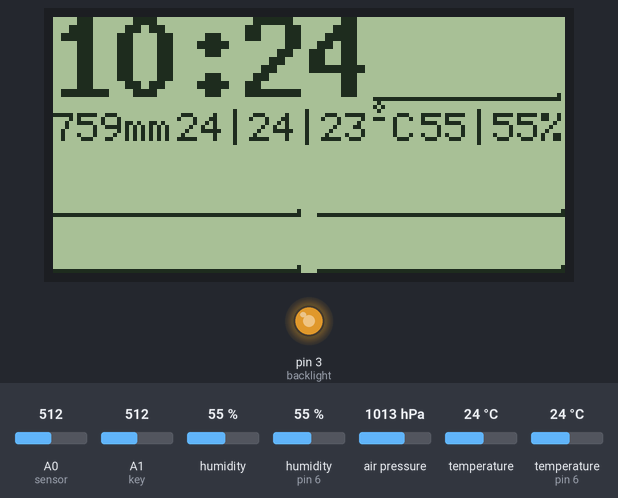
Bench run of a sketch on a simulated Arduino Uno, built with avr-gcc and run on an emulated ATmega328P. On the bench: 128×64 one-colour display, output pins drawn as LEDs (lit = HIGH). Inputs (shaded band) come from the test bench; at power-on: A0 (sensor) = 512, A1 (key) = 512, humidity 55 %, humidity (sensor on pin 6) 55 %, air pressure 1013 hPa, temperature 24 °C, temperature (sensor on pin 6) 24 °C. The local clock reads 2024-03-15 10:24:30 at power-on unless the sketch sets it; what the sketch prints to the serial monitor is not drawn.

Above: at 3.7 s.
3.8 s: A0 (sensor) set to 710
At 4.7 s:
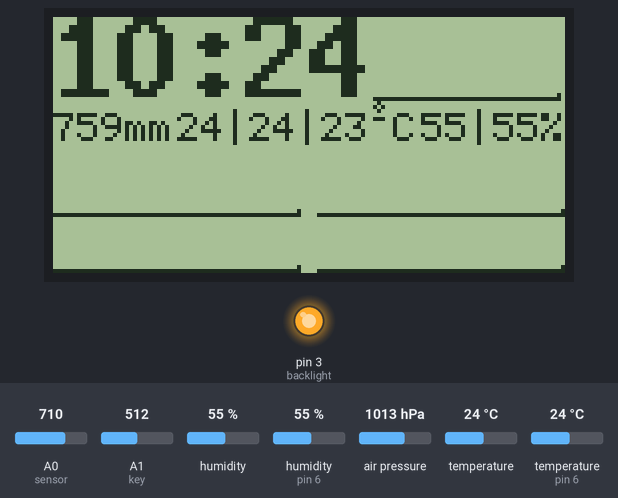
5.9 s: A0 (sensor) set to 306
At 7.1 s:
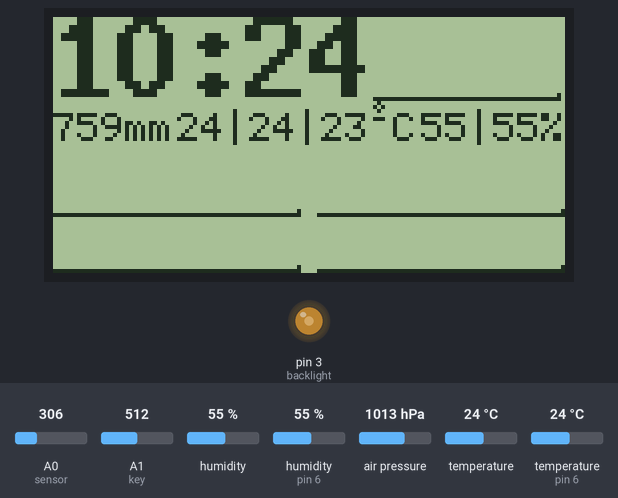
7.9 s: A0 (sensor) set to 50
At 8.7 s:
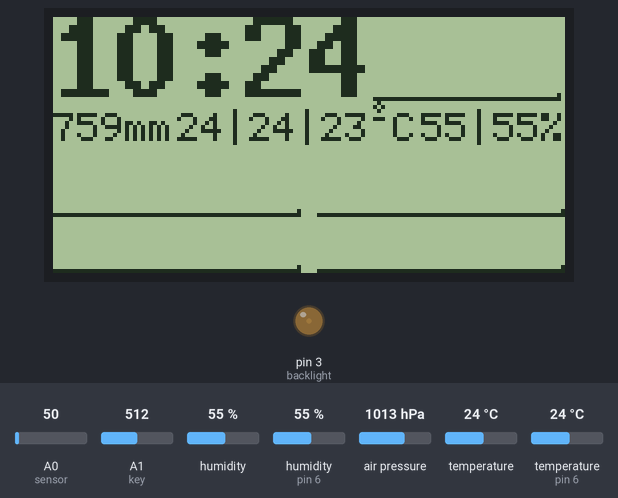
9.9 s: A0 (sensor) set to 716
At 31.5 s:
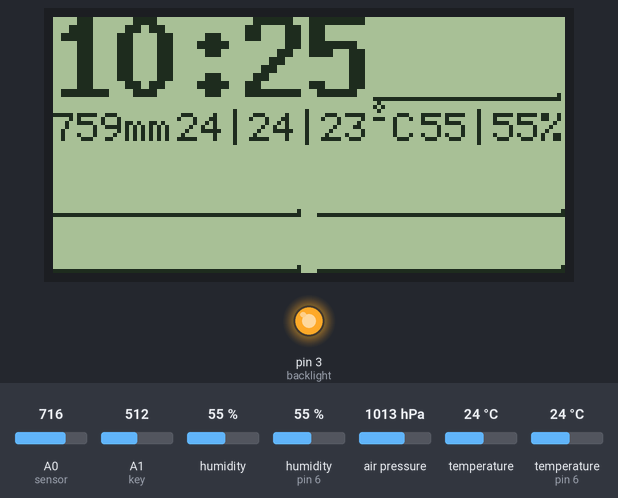
Timing chart, 0 to 31.9 s (numbered marks = the images above; inputs shaded):
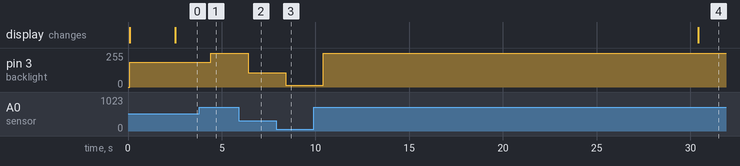

The sketch:

watch.ino
```cpp
#include <Arduino.h>
#include <Wire.h>
#include <SPI.h>
#include <Adafruit_BME280.h>
#include "U8glib.h"
#include <DS3232RTC.h>
#include <TimeLib.h>
#include "DHT.h"
#define DHTPIN 6
#define DHTTYPE DHT22

DHT dht(DHTPIN, DHTTYPE);
U8GLIB_ST7920_128X64_1X u8g(13, 12, 11);
Adafruit_BME280 bme;
DS3232RTC  rtc(true);
long now_hour = 0;
long Temperature = 0, Pressure = 0;
int pwm = 3;

int temp = 0;
int tempMin = 0;
int tempMax = 0;

int pres = 0;
int presMin = 0;
int presMax = 0;

int hydim = 0;
int hydimMin = 0;
int hydimMax = 0;

int outTemp = 0;
int outTempMin = 0;
int outTempMax = 0;

int outHydim = 0;
int outHydimMin = 0;
int outHydimMax = 0;

int counter = 0;
int light = 50;
int pressure_counter = 0;
int pressureArray[47];
int hydimArray[62];
int hydimOutArray[62];
int tempArray[62];
int tempOutArray[62];

long previousMillis = 0;
long interval = 1;
tmElements_t tm;
int sensor = A0;
int key = A1;
int mode = 1;
int menuTimeOut = 30000;

// 1 - normal
// 2 - set minute
// 3 - set hour
// 4 - set day
// 5 - set month
// 5 - set year

int backlight = 3;
int current = 128;

void setup()
{
  pinMode(backlight, OUTPUT);
  setSyncProvider(RTC.get);
  Serial.begin(9600);
  boot_screen();
  setup_bmp();
  dht.begin();
  previousMillis = tm.Second;
  //set_time();
  pinMode(key, INPUT);
  pinMode(sensor, INPUT);
  delay(1000);
  firstRun();
  getData();
  // first run set current value as min and max
  updateDataArrays();
  show_data();
}

void loop()
{
  RTC.read(tm);
  int keyVal = analogRead(key);
  if (keyVal > 50) {
    delay(10);
    keyVal = analogRead(key);
    if (keyVal > 50) {
      if (keyVal < 200) {
        if (mode < 7) {
          mode++;
          if (mode == 7) {
            mode = 1;
            show_data();
          }
        }
      }
    }
  }

  int currentMillis = tm.Second;

  if (mode > 1) {
    set_time();
    delay(10);
    show_data();
    return;
  }

  // 30 sec
  if (counter == 30) {
    getData();
    counter = 0;
    show_data();
    setLight();
  }

  if (currentMillis == 0) {
    previousMillis = 0;
    show_data();
    counter++;
    pressure_counter++;
  }

  if (currentMillis - previousMillis >= interval) {
    show_data();
    counter++;
    previousMillis = currentMillis;
    pressure_counter++;
  }

  if (pressure_counter == 600) {
    updateDataArrays();
    pressure_counter = 0;
    show_data();
  }
}

void updateDataArrays()
{
  updateMinMax();
  updatePressure();
  updateTemp();
  updateTempOut();
  updateHydim();
  updateHydimOut();
}

void updatePressure()
{
  if (presMin == presMax) {
    presMax = presMin + 7;
  }

  int tmp_val = map(pres, presMin, presMax, 1, 14);
  updatePressureArray(pressureArray, tmp_val);
}

void updateTemp()
{
  if (tempMin == tempMax) {
    tempMax = tempMin + 7;
  }

  int tmp_val = map(temp, tempMin, tempMax, 1, 14);
  updateDataArray(tempArray, tmp_val);
}

void updateTempOut()
{
  if (outTempMin == outTempMax) {
    outTempMax = outTempMin + 7;
  }

  int tmp_val = map(outTemp, outTempMin, outTempMax, 1, 14);
  updateDataArray(tempOutArray, tmp_val);
}

void updateHydim()
{
  if (hydimMin == hydimMax) {
    hydimMax = hydimMin + 7;
  }

  int tmp_val = map(hydim, hydimMin, hydimMax, 1, 14);
  updateDataArray(hydimArray, tmp_val);
}

void updateHydimOut()
{
  if (outHydimMin == outHydimMax) {
    outHydimMax = outHydimMin + 7;
  }

  int tmp_val = map(outHydim, outHydimMin, outHydimMax, 1, 14);
  updateDataArray(hydimOutArray, tmp_val);
}

void updatePressureArray(int arr[], int data)
{
  int i;

  for (i = 0; i < 47; i++ ) {

    if (i == 46) {
      arr[i] = data;
    } else {
      arr[i] = arr[i + 1];
    }

    if (arr[i] > 14) {
      arr[i] = 14;
    }

    if (arr[i] < 1) {
      arr[i] = 0;
    }
  }
}

void updateDataArray(int arr[], int data)
{
  int i;

  for (i = 0; i < 62; i++ ) {

    if (i == 61) {
      arr[i] = data;
    } else {
      arr[i] = arr[i + 1];
    }

    if (arr[i] > 14) {
      arr[i] = 14;
    }

    if (arr[i] < 1) {
      arr[i] = 0;
    }
  }
}

void boot_screen()
{
  u8g.setColorIndex(3);
  u8g.firstPage();
  do {
    u8g.setFont(u8g_font_8x13B);
    u8g.drawStr( 0, 10, "Loading...");
  } while ( u8g.nextPage() );
  setLight();
}

void setup_bmp()
{
  Wire.begin();
  delay(1000);

  if (! bme.begin(0x76, &Wire)) {
    Serial.println(F("Could not find a valid BME280 sensor, check wiring!"));
    while (1) delay(10);
  }
  RTC.read(tm);
}

void show_data()
{
  int hour = tm.Hour;
  int minute = tm.Minute;
  int second = tm.Second;
  //  int year = tm.Year + 1970;
  //  int month = tm.Month;
  //  int day = tm.Day;

  u8g.firstPage();
  do {
    u8g.setFont(u8g_font_8x13B);
    u8g.setScale2x2();
    u8g.setPrintPos(0, 10);
    if (hour < 10) {
      u8g.print(0);
    }
    u8g.print(hour);
    u8g.print(":");
    if (minute < 10) {
      u8g.print(0);
    }
    u8g.print(minute);
    //    u8g.print(":");
    //    if (second < 10) {
    //      u8g.print(0);
    //    }
    //    u8g.print(second);
    u8g.undoScale();
    // pressure
    int i ;
    for (i = 80; i < 127; i++ ) {
      u8g.drawLine(i, 20, i, 20 - pressureArray[i - 80]);
    }
    //
    u8g.setFont(u8g_font_6x12);
    u8g.setPrintPos(0, 31);
    u8g.print( pres );
    u8g.print("mm");
    u8g.setPrintPos(31, 31);
    //u8g.print(" ");
    u8g.print( temp );
    u8g.print( "|" );
    u8g.print( outTemp );
    u8g.print( "|" );
    u8g.print(int(dht.computeHeatIndex(outTemp, outHydim, false)));
    u8g.write(0xBA);
    u8g.print("C");
    u8g.setPrintPos(92, 31);
    //u8g.print(" ");
    u8g.print( hydim );
    u8g.print( "|" );
    u8g.print( outHydim );
    u8g.print("%");

    if (mode == 1) {
      int i;
      for (i = 0; i < 62; i++ ) {
        u8g.drawLine(i, 49, i, 49 - tempArray[i]);
        u8g.drawLine(i + 66, 49, i + 66, 49 - tempOutArray[i]);
        u8g.drawLine(i, 63, i, 63 - hydimArray[i]);
        u8g.drawLine(i + 66, 63, i + 66, 63 - hydimOutArray[i]);
      }
    }
    else {
      u8g.setPrintPos(0, 45);
      u8g.print("mode ");
      u8g.print(mode);
    }
  } while ( u8g.nextPage() );
  setLight();
}

void firstRun()
{
  temp = int(bme.readTemperature());
  tempMin = temp;
  tempMax = temp;

  pres = int(bme.readPressure() / 133.3);
  presMin = pres;
  presMax = pres;

  hydim = int(bme.readHumidity());
  hydimMin = hydim;
  hydimMax = hydim;

  outHydim = int(dht.readHumidity());
  outHydimMin = outHydim;
  outHydimMax = outHydim;

  outTemp  = int(dht.readTemperature());
  outTempMin = outTemp;
  outTempMax = outTemp;
}

void updateMinMax()
{
  if (temp < tempMin) {
    tempMin = temp;
  }

  if (temp > tempMax) {
    tempMax = temp;
  }

  if (pres < presMin) {
    presMin = pres;
  }

  if (pres > presMax) {
    presMax = pres;
  }

  if (hydim < hydimMin) {
    hydimMin = hydim;
  }

  if (hydim > hydimMax) {
    hydimMax = hydim;
  }

  if (outHydim < outHydimMin) {
    outHydimMin = outHydim;
  }

  if (outHydim > outHydimMax) {
    outHydimMax = outHydim;
  }

  if (outTemp < outTempMin) {
    outTempMin = outTemp;
  }

  if (outTemp > outTempMax) {
    outTempMax = outTemp;
  }
}


void getData()
{
  temp = int(bme.readTemperature());
  pres = int(bme.readPressure() / 133.3);
  hydim = int(bme.readHumidity());

  int tempVal = int(dht.readHumidity());

  if (tempVal < 100 and tempVal > -100) {
    outHydim = tempVal;
  }

  tempVal  = int(dht.readTemperature());

  if (tempVal < 100 and tempVal > -100) {
    outTemp = tempVal;
  }

  int hour = tm.Hour;
  int minute = tm.Minute;
  int second = tm.Second;
  int year = tm.Year + 1970;
  int month = tm.Month;
  int day = tm.Day;
  Serial.print(year);
  Serial.print("-");
  Serial.print(month);
  Serial.print("-");
  Serial.print(day);
  Serial.print(" ");

  if (hour < 10) {
    Serial.print(0);
  }

  Serial.print(hour);
  Serial.print(":");

  if (minute < 10) {
    Serial.print(0);
  }
  Serial.print(minute);
  Serial.print(":");

  if (second < 10) {
    Serial.print(0);
  }

  Serial.print(second);
  Serial.print(";");
  Serial.print(temp);
  Serial.print(";");
  Serial.print(outTemp);
  Serial.print(";");
  Serial.print(hydim);
  Serial.print(";");
  Serial.print(outHydim);
  Serial.print(";");
  Serial.print(pres);
  Serial.print("\n");
}

void setLight()
{
  int a = analogRead(sensor);
  if (a > 700) {
    a = 700;
  }
  if (a < 20) {
    a = 20;
  }
  current = map(a, 20, 700, 2, 254);
  analogWrite(backlight, current);
}

void set_time()
{
  RTC.read(tm);
  int keyVal = analogRead(key);
  if (mode == 2) {
    if (keyVal > 200 && keyVal < 300) {
      if (tm.Minute < 60)
      {
        tm.Minute++;
      }
      else {
        tm.Minute = 0;
      }
    }
    if (keyVal > 300) {
      if (tm.Minute >= 0) {
        tm.Minute--;
      }
      else {
        tm.Minute = 59;
      }
    }
  }
  if (mode == 3) {
    if (keyVal > 200 && keyVal < 300) {
      if (tm.Hour < 24) {
        tm.Hour++;
      } else {
        tm.Hour = 0;
      }
    }
    if (keyVal > 300) {
      if (tm.Hour >= 0) {
        tm.Hour--;
      }
      else {
        tm.Hour = 24;
      }
    }
  }

  if (mode == 4) {
    if (keyVal > 200 && keyVal < 300) {
      tm.Day++;
    }
    if (keyVal > 300) {
      tm.Day--;
    }
  }
  if (mode == 5) {
    if (keyVal > 200 && keyVal < 300) {
      tm.Month++;
    }
    if (keyVal > 300) {
      tm.Month--;
    }
  }
  if (mode == 6) {
    if (keyVal > 200 && keyVal < 300) {
      tm.Year++;
    }
    if (keyVal > 300) {
      tm.Year--;
    }
  }

  rtc.write(tm);
}
```

Measured:
- after the input at 3.8 s, pin 3 (backlight): 184/255 → 254/255 after 0.61 s
- after the input at 5.9 s, pin 3 (backlight): 254/255 → 107/255 after 0.50 s
- after the input at 7.9 s, pin 3 (backlight): 107/255 → 13/255 after 0.51 s
- after the input at 9.9 s, pin 3 (backlight): 13/255 → 254/255 after 0.51 s
